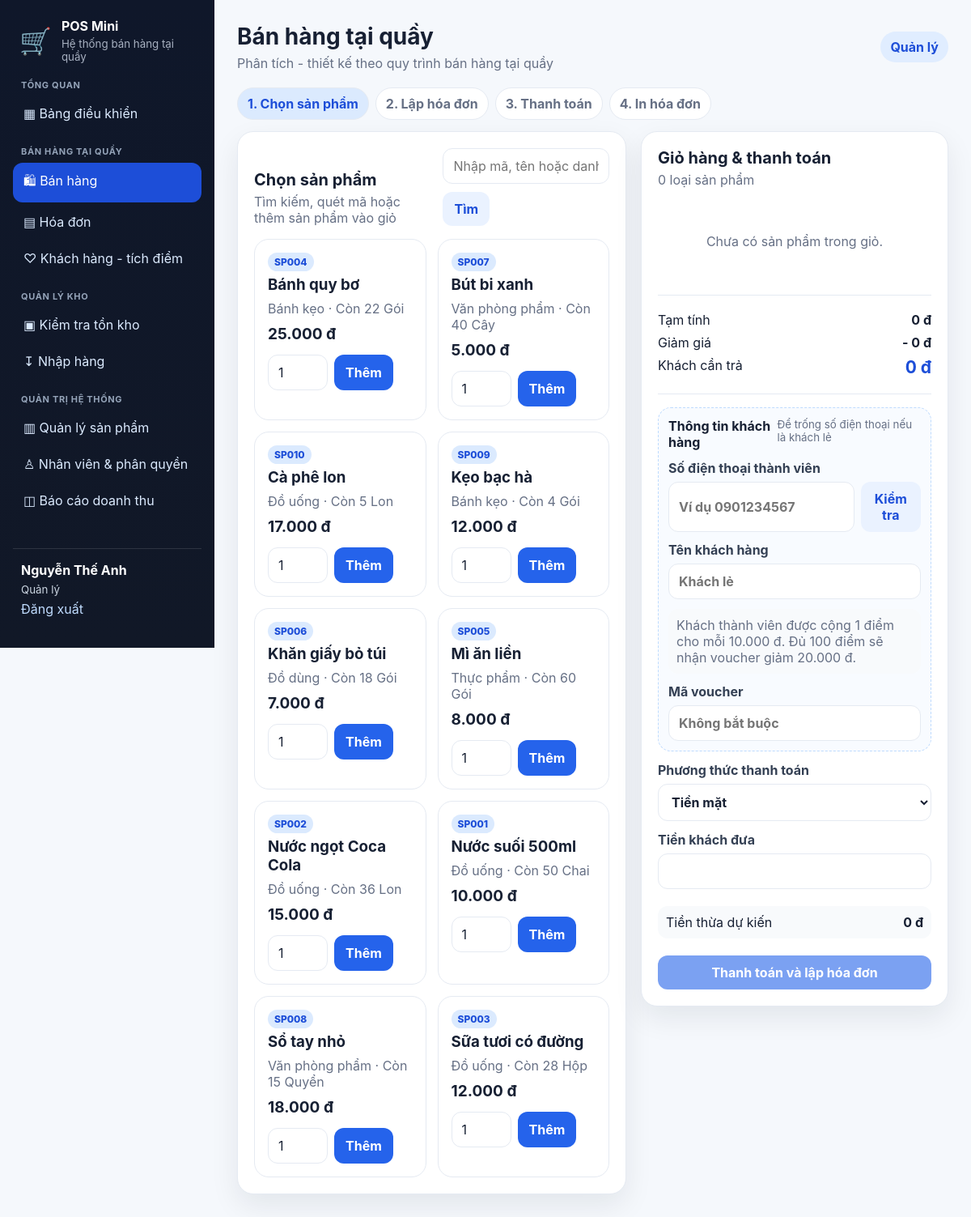
/code/sales.php (signed in), run on an earlier commit of the app's database.
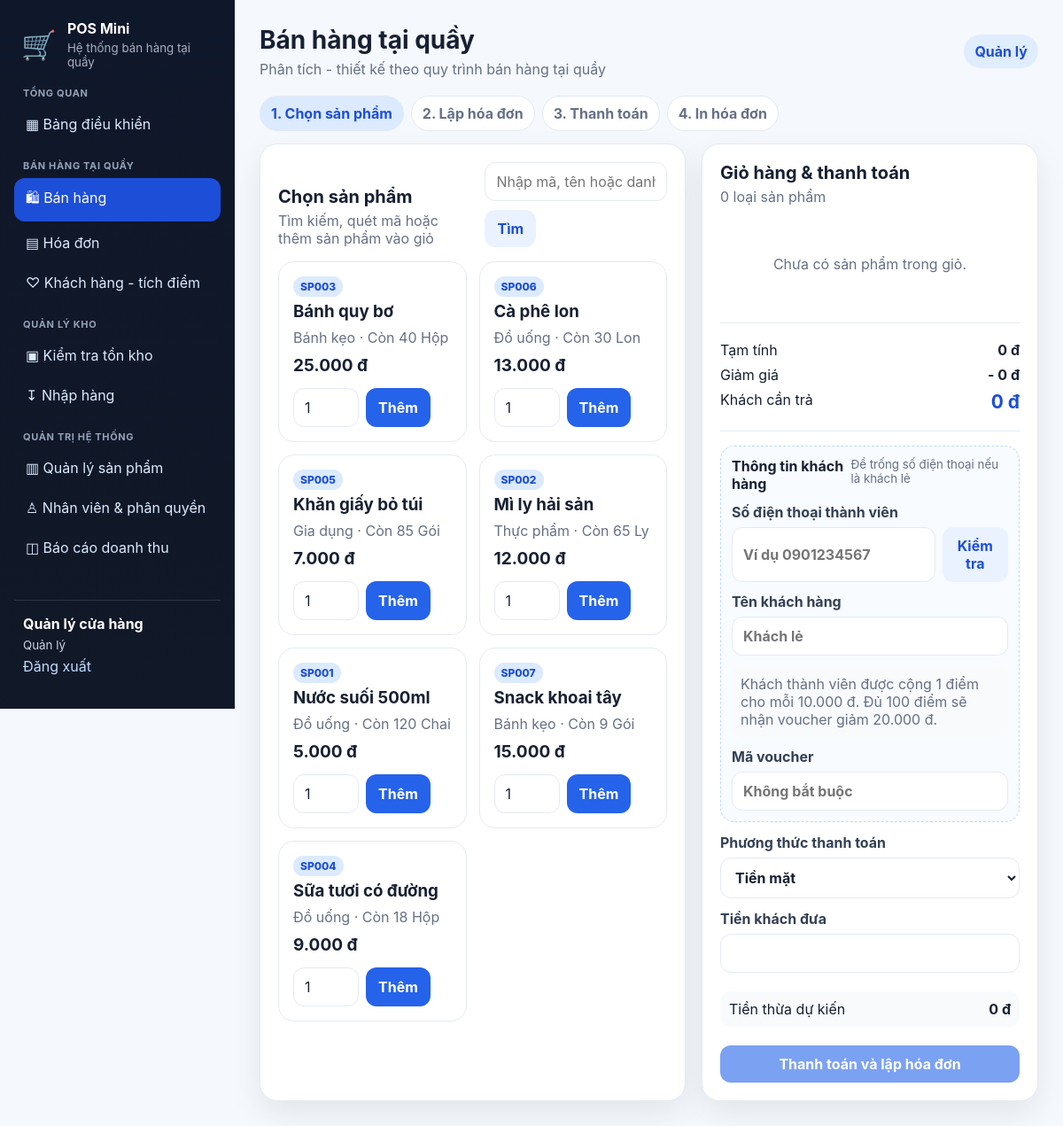
And on a later commit of the database.
### tables this page shows
CREATE TABLE products (
  id INT AUTO_INCREMENT PRIMARY KEY,
  code VARCHAR(30) NOT NULL UNIQUE,
  name VARCHAR(150) NOT NULL,
  category VARCHAR(100) NOT NULL,
  price DECIMAL(15,2) NOT NULL DEFAULT 0,
  stock INT NOT NULL DEFAULT 0,
  min_stock INT NOT NULL DEFAULT 5,
  unit VARCHAR(30) NOT NULL DEFAULT 'Cái',
  status TINYINT(1) NOT NULL DEFAULT 1,
  created_at DATETIME NOT NULL DEFAULT CURRENT_TIMESTAMP,
  updated_at DATETIME NULL DEFAULT NULL
);

### code/sales.php (the view, shortened to what the changed rows need)
<?php
require_once __DIR__ . '/config/config.php';
$pdo = db();
$sql = 'SELECT * FROM products WHERE status=1 AND stock>0';
$params = [];
$sql .= ' ORDER BY name LIMIT 60';
$stmt = $pdo->prepare($sql);
$stmt->execute($params);
$products = $stmt->fetchAll();
$cart = $_SESSION['cart'];
render_header('Bán hàng tại quầy', 'sales');
?>
<div class="sales-layout">
    <section class="panel">
        <div class="panel-heading responsive"><div><h2>Chọn sản phẩm</h2></div></div>
        <div class="product-grid">
            <?php foreach ($products as $product): ?>
                <article class="product-card">
                    <span class="product-code"><?= e($product['code']) ?></span>
                    <h3><?= e($product['name']) ?></h3>
                    <p><?= e($product['category']) ?> · Còn <?= (int)$product['stock'] ?> <?= e($product['unit']) ?></p>
                    <strong><?= money($product['price']) ?></strong>
                    <form method="post" class="add-form"><input type="number" name="quantity" min="1" max="<?= (int)$product['stock'] ?>" value="1"><button class="btn primary">Thêm</button></form>
                </article>
            <?php endforeach; ?>
        </div>
    </section>
    <aside class="panel cart-panel">
        <div class="panel-heading"><div><h2>Giỏ hàng & thanh toán</h2><p><?= count($cart) ?> loại sản phẩm</p></div></div>
    </aside>
</div>
<?php render_footer(); ?>

### code/config/config.php (shortened to what the changed rows need)
<?php
function url(string $path = ''): string
{
    $base = str_replace('\\', '/', dirname($_SERVER['SCRIPT_NAME'] ?? ''));
    $base = $base === '/' ? '' : rtrim($base, '/');
    return $base . ($path !== '' ? '/' . ltrim($path, '/') : '');
}
function e(mixed $value): string
{
    return htmlspecialchars((string) $value, ENT_QUOTES, 'UTF-8');
}
function money(float|int|string $value): string
{
    return number_format((float) $value, 0, ',', '.') . ' đ';
}
function current_user(): ?array
{
    return $_SESSION['user'] ?? null;
}
function role_name(?string $role = null): string
{
    $role ??= current_user()['role'] ?? '';
    return match ($role) {
        'admin' => 'Quản lý',
        'cashier' => 'Thu ngân',
        'warehouse' => 'Nhân viên kho',
        default => 'Người dùng',
    };
}
function render_header(string $title, string $active = ''): void
{
    $user = current_user();
    ?>
    <!doctype html>
    <html lang="vi">
    <head>
        <link rel="stylesheet" href="<?= e(url('assets/css/style.css')) ?>">
    </head>
    <body>
    <div class="app-shell">
        <aside class="sidebar">
            <div class="sidebar-user">
                <strong><?= e($user['full_name'] ?? '') ?></strong>
                <small><?= e(role_name($user['role'] ?? null)) ?></small>
                <a href="<?= e(url('index.php?action=logout')) ?>">Đăng xuất</a>
            </div>
        </aside>
        <main class="main-content">
            <header class="topbar">
                <div>
                    <h1><?= e($title) ?></h1>
                </div>
            </header>
    <?php
}
function render_footer(): void
{
    ?>
        </main>
    </div>
    </body>
    </html>
    <?php
}

What changed in the data, as far as the page shows it:
removed products: code "SP010", name "Cà phê lon", category "Đồ uống", stock "5", unit "Lon", price "17.000 đ"
removed products: code "SP009", name "Kẹo bạc hà", category "Bánh kẹo", stock "4", unit "Gói", price "12.000 đ"
removed products: code "SP008", name "Sổ tay nhỏ", category "Văn phòng phẩm", stock "15", unit "Quyển", price "18.000 đ"
changed products "SP003": name "Sữa tươi có đường" → "Bánh quy bơ"; category "Đồ uống" → "Bánh kẹo"; stock "28" → "40"; price "12.000 đ" → "25.000 đ"; moves up the list
changed products "SP006": name "Khăn giấy bỏ túi" → "Cà phê lon"; category "Đồ dùng" → "Đồ uống"; stock "18" → "30"; unit "Gói" → "Lon"; price "7.000 đ" → "13.000 đ"
changed products "SP005": name "Mì ăn liền" → "Khăn giấy bỏ túi"; category "Thực phẩm" → "Gia dụng"; stock "60" → "85"; price "8.000 đ" → "7.000 đ"
changed products "SP002": name "Nước ngọt Coca Cola" → "Mì ly hải sản"; category "Đồ uống" → "Thực phẩm"; stock "36" → "65"; unit "Lon" → "Ly"; price "15.000 đ" → "12.000 đ"
changed products "Nước suối 500ml": stock "50" → "120"; price "10.000 đ" → "5.000 đ"
changed products "SP007": name "Bút bi xanh" → "Snack khoai tây"; category "Văn phòng phẩm" → "Bánh kẹo"; stock "40" → "9"; unit "Cây" → "Gói"; price "5.000 đ" → "15.000 đ"; moves down the list
changed products "SP004": name "Bánh quy bơ" → "Sữa tươi có đường"; category "Bánh kẹo" → "Đồ uống"; stock "22" → "18"; unit "Gói" → "Hộp"; price "25.000 đ" → "9.000 đ"; moves down the list
Also different on the page:
$user['full_name']: "Nguyễn Thế Anh" → "Quản lý cửa hàng"
